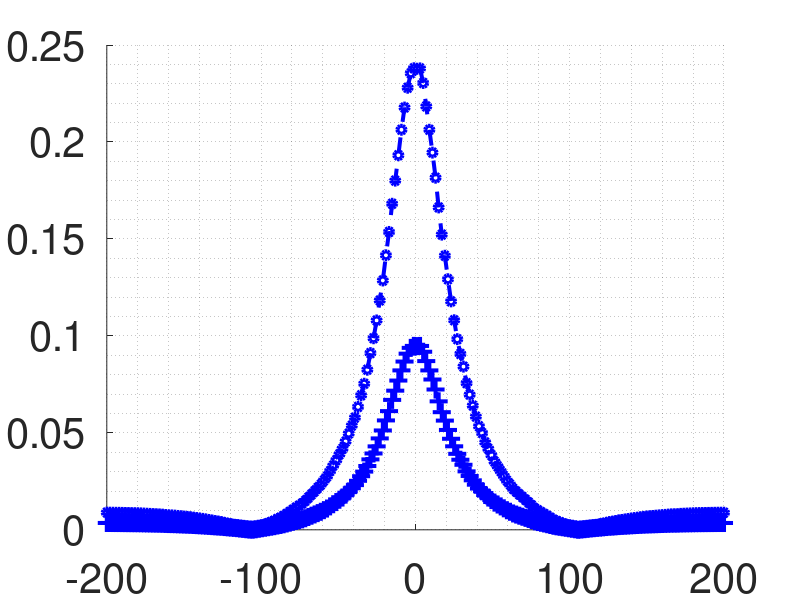

The MATLAB script that drew this image: (Note: this script raises an error after producing the figure.)
%кривые установки димы 
% x                      y                        z по убыван макс графиков  16А 100мю; 8А: мю=300,170,100   
%по очередности данных  8А: мю=300,170,100; 16А 100мю;
pkg load io
 left=9;
bottom=49;
width=1350;
height=636;
hf=figure('position', [left bottom width height])
 grid minor  on
hold on
set(gca,'fontsize',30)



Bm1=[2.9802323E-9             0.0022967157             
0.0020100444             0.0022895527             
0.004020092              0.002282391              
0.006030154              0.002275231              
0.008040202              0.0022716403             
0.010050249              0.002261552              
0.012060297              0.0022514649             
0.014070344              0.002241379              
0.01608039               0.0022312945             
0.018090453              0.0022212109             
0.0201005                0.0022143887             
0.022110548              0.0021956372             
0.024120595              0.002174025              
0.026130645              0.002152416              
0.028140707              0.0021308102             
0.030150753              0.0021048083             
0.0321608                0.0020843486             
0.034170847              0.0020639002             
0.036180895              0.0020336958             
0.038190957              0.001983447              
0.040201005              0.0019456007             
0.042211052              0.0019316198             
0.0442211                0.0019045146             
0.04623116               0.0018635485             
0.04824121               0.0018225831             
0.050251257              0.0017816181             
0.052261304              0.0017406534             
0.05427135               0.0016996891             
0.0562814                0.0016401149             
0.05829146               0.0015871002             
0.06030151               0.0015340925             
0.062311556              0.0014797213             
0.06432161               0.0014079915             
0.06633167               0.0013362977             
0.06834171               0.0012646472             
0.070351765              0.0011930472             
0.072361805              0.0011269157             
0.07437186               0.0010598969             
0.07638191               9.551017E-4              
0.07839196               8.617618E-4              
0.08040201               7.7473104E-4             
0.08241206               6.832812E-4              
0.084422104              5.918483E-4              
0.08643215               4.5869665E-4             
0.088442214              3.4688614E-4             
0.09045226               2.3302244E-4             
0.092462316              1.1981812E-4             
0.09447236               2.2384938E-5             
0.09648242               1.3067051E-4             
0.09849246               3.036152E-4              
0.10050251               4.7657103E-4             
0.10251255               6.4850034E-4             
0.10452261               8.2144083E-4             
0.10653267               9.945248E-4              
0.10854272               0.0011676865             
0.11055276               0.0013855351             
0.11256281               0.0015744109             
0.11457286               0.0017948223             
0.11658292               0.0020645207             
0.11859296               0.0023397384             
0.12060301               0.0026269                
0.122613065              0.0029140632             
0.12462312               0.003167883              
0.12663317               0.0034528489             
0.12864321               0.003815885              
0.13065326               0.0042437385             
0.13266332               0.004672049              
0.13467337               0.005095046              
0.13668342               0.005541532              
0.13869347               0.005988289              
0.14070353               0.006538908              
0.14271358               0.007086555              
0.14472362               0.007817717              
0.14673367               0.008548942              
0.14874372               0.009284055              
0.15075378               0.01007502               
0.15276383               0.010829608              
0.15477388               0.011814173              
0.15678392               0.012892874              
0.15879397               0.013972131              
0.16080402               0.015051824              
0.16281407               0.016517403              
0.16482411               0.018091103              
0.16683418               0.01966672               
0.16884422               0.021582361              
0.17085427               0.023857957              
0.17286432               0.02589057               
0.17487438               0.028324269              
0.17688443               0.031067109              
0.17889448               0.033810686              
0.18090452               0.037278768              
0.18291457               0.04049266               
0.18492463               0.044375416              
0.18693466               0.04757228               
0.18894473               0.051075846              
0.19095477               0.054599028              
0.19296484               0.0576716                
0.19497488               0.06041628               
0.19698493               0.06242818               
0.19899498               0.063114606              
0.20100503               0.063042425              
0.20301507               0.06309684               
0.20502512               0.06107387               
0.20703518               0.057830784              
0.20904522               0.054597393              
0.21105528               0.051438607              
0.21306534               0.04797566               
0.21507537               0.043873377              
0.21708544               0.040122356              
0.21909547               0.03721503               
0.22110553               0.033984367              
0.2231156                0.03094426               
0.22512563               0.028353333              
0.22713569               0.025762435              
0.22914572               0.023739384              
0.23115578               0.022010231              
0.23316585               0.019750556              
0.23517588               0.018179322              
0.23718594               0.016684398              
0.23919599               0.015190202              
0.24120604               0.013875405              
0.24321608               0.012958567              
0.24522613               0.011689238              
0.24723618               0.010825687              
0.24924624               0.009962205              
0.2512563                0.009098823              
0.25326633               0.0084592365             
0.25527638               0.0078113712             
0.25728643               0.0071635237             
0.2592965                0.0065156906             
0.26130652               0.0059991064             
0.2633166                0.0054281694             
0.26532665               0.005051534              
0.2673367                0.004674966              
0.26934674               0.0043219305             
0.2713568                0.003954063              
0.27336684               0.003583533              
0.2753769                0.003203503              
0.27738693               0.0027816223             
0.27939698               0.0025421819             
0.28140706               0.0023032387             
0.28341708               0.0020649778             
0.28542715               0.0018202809             
0.28743717               0.0015617644             
0.28944725               0.0013032942             
0.2914573                0.0011191377             
0.29346734               9.639656E-4              
0.2954774                8.0333214E-4             
0.29748744               6.379977E-4              
0.2994975                4.7154984E-4             
0.30150756               3.05105E-4               
0.30351758               1.3869026E-4             
0.30552766               2.8154174E-5             
0.3075377                1.5092657E-4             
0.30954775               2.563865E-4              
0.3115578                3.6186498E-4             
0.31356785               4.9020065E-4             
0.3155779                5.840945E-4              
0.31758794               6.78083E-4               
0.319598                 7.7213167E-4             
0.32160804               8.662208E-4              
0.3236181                9.638721E-4              
0.32562813               0.0010629457             
0.3276382                0.0011170561             
0.32964823               0.0011935184             
0.3316583                0.0012803173             
0.33366835               0.001339591              
0.3356784                0.0013985885             
0.33768845               0.0014576201             
0.3396985                0.0015276994             
0.34170854               0.0015819558             
0.34371862               0.001636213              
0.34572864               0.0016904686             
0.3477387                0.001744726              
0.34974876               0.0017916919             
0.3517588                0.0018269464             
0.35376886               0.001862201              
0.3557789                0.0018974557             
0.35778895               0.0019327104             
0.359799                 0.0019679652             
0.36180905               0.0020032201             
0.3638191                0.002038475              
0.36582914               0.0020700882             
0.3678392                0.0020848762             
0.36984926               0.0020912713             
0.37185928               0.002136463              
0.37386936               0.0021541289             
0.3758794                0.0021730396             
0.37788945               0.0021901557             
0.3798995                0.0022072727             
0.38190955               0.002224391              
0.3839196                0.0022369504             
0.38592967               0.002244646              
0.3879397                0.0022523426             
0.38994977               0.0022600414             
0.39195982               0.0022677416             
0.39396986               0.0022754434             
0.3959799                0.0022831466             
0.39798996               0.002286173              
0.4                      0.0022846425             
];


% x                      y                        z                        
Bm2=[2.9802323E-9             0.0020584704             
0.0020100444             0.0020519833             
0.004020092              0.0020454973             
0.006030154              0.002039013              
0.008040202              0.0020357613             
0.010050249              0.0020266261             
0.012060297              0.0020174922             
0.014070344              0.0020083594             
0.01608039               0.0019992278             
0.018090453              0.001990097              
0.0201005                0.0019839203             
0.022110548              0.0019669388             
0.024120595              0.0019473741             
0.026130645              0.0019278124             
0.028140707              0.0019082538             
0.030150753              0.0018847215             
0.0321608                0.001866197              
0.034170847              0.0018476831             
0.036180895              0.001820356              
0.038190957              0.0017749672             
0.040201005              0.0017407187             
0.042211052              0.0017280104             
0.0442211                0.0017034678             
0.04623116               0.0016664205             
0.04824121               0.0016293738             
0.050251257              0.0015923273             
0.052261304              0.0015552811             
0.05427135               0.0015182353             
0.0562814                0.001464404              
0.05829146               0.0014164859             
0.06030151               0.0013685742             
0.062311556              0.001319444              
0.06432161               0.0012546805             
0.06633167               0.0011899497             
0.06834171               0.0011252582             
0.070351765              0.0010606127             
0.072361805              0.0010009067             
0.07437186               9.4037794E-4             
0.07638191               8.459211E-4              
0.07839196               7.6172437E-4             
0.08040201               6.83166E-4               
0.08241206               6.006772E-4              
0.084422104              5.182039E-4              
0.08643215               3.9836232E-4             
0.088442214              2.9750948E-4             
0.09045226               1.9490671E-4             
0.092462316              9.300011E-5              
0.09447236               2.2210294E-5             
0.09648242               1.3275447E-4             
0.09849246               2.8827804E-4             
0.10050251               4.438095E-4              
0.10251255               5.983091E-4              
0.10452261               7.5382035E-4             
0.10653267               9.09455E-4               
0.10854272               0.0010651572             
0.11055276               0.0012607375             
0.11256281               0.0014305338             
0.11457286               0.0016285608             
0.11658292               0.0018704783             
0.11859296               0.0021173886             
0.12060301               0.0023750102             
0.122613065              0.0026326329             
0.12462312               0.002860467              
0.12663317               0.0031160575             
0.12864321               0.0034411554             
0.13065326               0.0038241465             
0.13266332               0.0042075412             
0.13467337               0.0045861267             
0.13668342               0.0049857334             
0.13869347               0.0053855795             
0.14070353               0.005878092              
0.14271358               0.00636768               
0.14472362               0.0070205154             
0.14673367               0.0076734065             
0.14874372               0.008329562              
0.15075378               0.009035656              
0.15276383               0.00970868               
0.15477388               0.010586918              
0.15678392               0.01154835               
0.15879397               0.012510271              
0.16080402               0.013472578              
0.16281407               0.014777153              
0.16482411               0.016177587              
0.16683418               0.01757971               
0.16884422               0.019283108              
0.17085427               0.021304522              
0.17286432               0.023110041              
0.17487438               0.025271956              
0.17688443               0.027706001              
0.17889448               0.030140692              
0.18090452               0.03321458               
0.18291457               0.036062703              
0.18492463               0.03950297               
0.18693466               0.042333484              
0.18894473               0.04543492               
0.19095477               0.048552867              
0.19296484               0.051270425              
0.19497488               0.053697396              
0.19698493               0.05547636               
0.19899498               0.056082956              
0.20100503               0.056019187              
0.20301507               0.05606732               
0.20502512               0.05427984               
0.20703518               0.051411215              
0.20904522               0.048551176              
0.21105528               0.045756724              
0.21306534               0.042690236              
0.21507537               0.039057575              
0.21708544               0.035736036              
0.21909547               0.033158157              
0.22110553               0.030293867              
0.2231156                0.027596986              
0.22512563               0.025297072              
0.22713569               0.02299718               
0.22914572               0.02120007               
0.23115578               0.01966154               
0.23316585               0.017653797              
0.23517588               0.016255803              
0.23718594               0.014925471              
0.23919599               0.013595778              
0.24120604               0.012425096              
0.24321608               0.01160675               
0.24522613               0.010476185              
0.24723618               0.009705652              
0.24924624               0.008935177              
0.2512563                0.008164792              
0.25326633               0.0075933347             
0.25527638               0.0070146373             
0.25728643               0.0064359554             
0.2592965                0.0058572856             
0.26130652               0.0053954413             
0.2633166                0.0048848945             
0.26532665               0.0045475527             
0.2673367                0.00421027               
0.26934674               0.0038940026             
0.2713568                0.0035644036             
0.27336684               0.0032326009             
0.2753769                0.0028918155             
0.27738693               0.0025142313             
0.27939698               0.0022992897             
0.28140706               0.0020847889             
0.28341708               0.0018708908             
0.28542715               0.0016512224             
0.28743717               0.0014192347             
0.28944725               0.0011872879             
0.2914573                0.0010217301             
0.29346734               8.8209397E-4             
0.2954774                7.375761E-4              
0.29748744               5.8886857E-4             
0.2994975                4.3918067E-4             
0.30150756               2.8949475E-4             
0.30351758               1.3983088E-4             
0.30552766               1.059498E-5              
0.3075377                1.2085167E-4             
0.30954775               2.1593168E-4             
0.3115578                3.1102728E-4             
0.31356785               4.2660147E-4             
0.3155779                5.112812E-4              
0.31758794               5.9604854E-4             
0.319598                 6.808708E-4              
0.32160804               7.657297E-4              
0.3236181                8.5377763E-4             
0.32562813               9.431001E-4              
0.3276382                9.920344E-4              
0.32964823               0.001061054              
0.3316583                0.001139355              
0.33366835               0.0011929142             
0.3356784                0.001246214              
0.33768845               0.0012995449             
0.3396985                0.0013628158             
0.34170854               0.0014118502             
0.34371862               0.0014608852             
0.34572864               0.0015099188             
0.3477387                0.0015589539             
0.34974876               0.0016014301             
0.3517588                0.0016333219             
0.35376886               0.0016652136             
0.3557789                0.0016971055             
0.35778895               0.0017289973             
0.359799                 0.0017608893             
0.36180905               0.0017927813             
0.3638191                0.0018246734             
0.36582914               0.0018532894             
0.3678392                0.0018667113             
0.36984926               0.0018724937             
0.37185928               0.0019133689             
0.37386936               0.0019293632             
0.3758794                0.0019464793             
0.37788945               0.0019619768             
0.3798995                0.0019774751             
0.38190955               0.0019929747             
0.3839196                0.002004346              
0.38592967               0.0020113154             
0.3879397                0.0020182861             
0.38994977               0.0020252583             
0.39195982               0.002032232              
0.39396986               0.002039207              
0.3959799                0.0020461835             
0.39798996               0.002048924              
0.4                      0.0020475306             
];

% x                      y                        z                        
Bm3=[2.9802323E-9             0.0017644727             
0.0020100444             0.0017588193             
0.004020092              0.0017531672             
0.006030154              0.0017475163             
0.008040202              0.0017446829             
0.010050249              0.0017367239             
0.012060297              0.001728766              
0.014070344              0.001720809              
0.01608039               0.0017128531             
0.018090453              0.0017048982             
0.0201005                0.0016995182             
0.022110548              0.0016847198             
0.024120595              0.0016676814             
0.026130645              0.0016506456             
0.028140707              0.0016336127             
0.030150753              0.0016131273             
0.0321608                0.0015969906             
0.034170847              0.0015808633             
0.036180895              0.0015570866             
0.038190957              0.0015176963             
0.040201005              0.001487887              
0.042211052              0.0014767473             
0.0442211                0.0014553664             
0.04623116               0.0014231547             
0.04824121               0.0013909435             
0.050251257              0.0013587327             
0.052261304              0.001326522              
0.05427135               0.0012943117             
0.0562814                0.0012475676             
0.05829146               0.001205939              
0.06030151               0.0011643161             
0.062311556              0.0011216542             
0.06432161               0.0010654882             
0.06633167               0.001009351              
0.06834171               9.5324847E-4             
0.070351765              8.9718663E-4             
0.072361805              8.4541074E-4             
0.07437186               7.928919E-4              
0.07638191               7.111963E-4              
0.07839196               6.382849E-4              
0.08040201               5.701832E-4              
0.08241206               4.9875485E-4             
0.084422104              4.273403E-4              
0.08643215               3.2392945E-4             
0.088442214              2.3660116E-4             
0.09045226               1.4789985E-4             
0.092462316              6.002178E-5              
0.09447236               3.4131946E-5             
0.09648242               1.3528722E-4             
0.09849246               2.6930473E-4             
0.10050251               4.033271E-4              
0.10251255               5.3631247E-4             
0.10452261               6.703077E-4              
0.10653267               8.0440234E-4             
0.10854272               9.385522E-4              
0.11055276               0.0011066449             
0.11256281               0.001252888              
0.11457286               0.0014232841             
0.11658292               0.0016309095             
0.11859296               0.0018428784             
0.12060301               0.0020640364             
0.122613065              0.0022851957             
0.12462312               0.0024809528             
0.12663317               0.0027002837             
0.12864321               0.0029785563             
0.13065326               0.003306177              
0.13266332               0.0036341348             
0.13467337               0.0039579095             
0.13668342               0.0042996584             
0.13869347               0.004641605              
0.14070353               0.0050624064             
0.14271358               0.005480345              
0.14472362               0.0060365344             
0.14673367               0.0065927706             
0.14874372               0.007151506              
0.15075378               0.007752883              
0.15276383               0.008325284              
0.15477388               0.009072345              
0.15678392               0.009889118              
0.15879397               0.0107063                
0.16080402               0.011523802              
0.16281407               0.012629815              
0.16482411               0.013816576              
0.16683418               0.015004744              
0.16884422               0.016446438              
0.17085427               0.018154498              
0.17286432               0.019680068              
0.17487438               0.02150693               
0.17688443               0.02356038               
0.17889448               0.025614368              
0.18090452               0.028202537              
0.18291457               0.030599987              
0.18492463               0.03349508               
0.18693466               0.035874307              
0.18894473               0.0384804                
0.19095477               0.041099224              
0.19296484               0.04337958               
0.19497488               0.045415312              
0.19698493               0.046907432              
0.19899498               0.04741574               
0.20100503               0.047362328              
0.20301507               0.04740272               
0.20502512               0.045905188              
0.20703518               0.043497715              
0.20904522               0.04109747               
0.21105528               0.038751725              
0.21306534               0.036173634              
0.21507537               0.0331195                
0.21708544               0.030327033              
0.21909547               0.028155122              
0.22110553               0.025742298              
0.2231156                0.023468414              
0.22512563               0.0215272                
0.22713569               0.019586004              
0.22914572               0.018067429              
0.23115578               0.016763976              
0.23316585               0.01506682               
0.23517588               0.013882465              
0.23718594               0.012755108              
0.23919599               0.011628284              
0.24120604               0.010635345              
0.24321608               0.009938525              
0.24522613               0.008979116              
0.24723618               0.0083233435             
0.24924624               0.00766762               
0.2512563                0.0070119714             
0.25326633               0.006524585              
0.25527638               0.006031237              
0.25728643               0.005537902              
0.2592965                0.0050445767             
0.26130652               0.0046502855             
0.2633166                0.0042142677             
0.26532665               0.0039254245             
0.2673367                0.003636631              
0.26934674               0.0033657465             
0.2713568                0.003083382              
0.27336684               0.002799377              
0.2753769                0.0025070345             
0.27738693               0.0021841226             
0.27939698               0.0019994217             
0.28140706               0.0018150917             
0.28341708               0.0016312674             
0.28542715               0.0014424936             
0.28743717               0.0012432528             
0.28944725               0.001044046              
0.2914573                9.014472E-4              
0.29346734               7.8098907E-4             
0.2954774                6.563655E-4              
0.29748744               5.281819E-4              
0.2994975                3.9918305E-4             
0.30150756               2.7018524E-4             
0.30351758               1.4120222E-4             
0.30552766               1.2569086E-5             
0.3075377                8.377444E-5              
0.30954775               1.6603971E-4             
0.3115578                2.4831842E-4             
0.31356785               3.4813778E-4             
0.3155779                4.214442E-4              
0.31758794               4.948298E-4              
0.319598                 5.68264E-4               
0.32160804               6.4173003E-4             
0.3236181                7.179242E-4              
0.32562813               7.9521065E-4             
0.3276382                8.3775754E-4             
0.32964823               8.9759094E-4             
0.3316583                9.6540287E-4             
0.33366835               0.0010119101             
0.3356784                0.0010581783             
0.33768845               0.0011044736             
0.3396985                0.0011593415             
0.34170854               0.0012019313             
0.34371862               0.0012445217             
0.34572864               0.0012871108             
0.3477387                0.0013297013             
0.34974876               0.0013666375             
0.3517588                0.0013943797             
0.35376886               0.001422122              
0.3557789                0.0014498642             
0.35778895               0.0014776066             
0.359799                 0.0015053491             
0.36180905               0.0015330914             
0.3638191                0.0015608339             
0.36582914               0.0015857524             
0.3678392                0.0015974896             
0.36984926               0.0016025162             
0.37185928               0.0016380644             
0.37386936               0.0016519965             
0.3758794                0.001666898              
0.37788945               0.0016803985             
0.3798995                0.0016938999             
0.38190955               0.0017074022             
0.3839196                0.0017173082             
0.38592967               0.0017233817             
0.3879397                0.0017294562             
0.38994977               0.0017355323             
0.39195982               0.0017416095             
0.39396986               0.001747688              
0.3959799                0.0017537677             
0.39798996               0.0017561559             
0.4                      0.0017549306             
];
% x                      y                        z                        
Bm4=[2.9802323E-9             0.0035289454             
0.0020100444             0.0035176387             
0.004020092              0.0035063345             
0.006030154              0.0034950327             
0.008040202              0.0034893658             
0.010050249              0.0034734479             
0.012060297              0.003457532              
0.014070344              0.003441618              
0.01608039               0.0034257062             
0.018090453              0.0034097964             
0.0201005                0.0033990364             
0.022110548              0.0033694396             
0.024120595              0.0033353628             
0.026130645              0.0033012913             
0.028140707              0.0032672253             
0.030150753              0.0032262546             
0.0321608                0.0031939812             
0.034170847              0.0031617265             
0.036180895              0.0031141732             
0.038190957              0.0030353926             
0.040201005              0.002975774              
0.042211052              0.0029534947             
0.0442211                0.0029107328             
0.04623116               0.0028463094             
0.04824121               0.002781887              
0.050251257              0.0027174654             
0.052261304              0.002653044              
0.05427135               0.0025886234             
0.0562814                0.0024951352             
0.05829146               0.002411878              
0.06030151               0.0023286322             
0.062311556              0.0022433084             
0.06432161               0.0021309764             
0.06633167               0.002018702              
0.06834171               0.0019064969             
0.070351765              0.0017943733             
0.072361805              0.0016908215             
0.07437186               0.0015857838             
0.07638191               0.0014223926             
0.07839196               0.0012765697             
0.08040201               0.0011403664             
0.08241206               9.975097E-4              
0.084422104              8.546806E-4              
0.08643215               6.478589E-4              
0.088442214              4.7320232E-4             
0.09045226               2.957997E-4              
0.092462316              1.2004356E-4             
0.09447236               6.826389E-5              
0.09648242               2.7057444E-4             
0.09849246               5.3860946E-4             
0.10050251               8.066542E-4              
0.10251255               0.0010726249             
0.10452261               0.0013406154             
0.10653267               0.0016088047             
0.10854272               0.0018771044             
0.11055276               0.0022132897             
0.11256281               0.002505776              
0.11457286               0.0028465681             
0.11658292               0.003261819              
0.11859296               0.0036857568             
0.12060301               0.004128073              
0.122613065              0.0045703915             
0.12462312               0.0049619055             
0.12663317               0.0054005673             
0.12864321               0.0059571126             
0.13065326               0.006612354              
0.13266332               0.0072682695             
0.13467337               0.007915819              
0.13668342               0.008599317              
0.13869347               0.00928321               
0.14070353               0.010124813              
0.14271358               0.01096069               
0.14472362               0.012073069              
0.14673367               0.013185541              
0.14874372               0.014303012              
0.15075378               0.015505766              
0.15276383               0.016650569              
0.15477388               0.01814469               
0.15678392               0.019778237              
0.15879397               0.0214126                
0.16080402               0.023047604              
0.16281407               0.02525963               
0.16482411               0.027633153              
0.16683418               0.030009488              
0.16884422               0.032892875              
0.17085427               0.036308996              
0.17286432               0.039360136              
0.17487438               0.04301386               
0.17688443               0.04712076               
0.17889448               0.051228736              
0.18090452               0.056405075              
0.18291457               0.061199974              
0.18492463               0.06699016               
0.18693466               0.071748614              
0.18894473               0.0769608                
0.19095477               0.08219845               
0.19296484               0.08675916               
0.19497488               0.090830624              
0.19698493               0.093814865              
0.19899498               0.09483148               
0.20100503               0.094724655              
0.20301507               0.09480544               
0.20502512               0.091810375              
0.20703518               0.08699543               
0.20904522               0.08219494               
0.21105528               0.07750345               
0.21306534               0.07234727               
0.21507537               0.066239                 
0.21708544               0.060654067              
0.21909547               0.056310244              
0.22110553               0.051484596              
0.2231156                0.04693683               
0.22512563               0.0430544                
0.22713569               0.03917201               
0.22914572               0.036134858              
0.23115578               0.03352795               
0.23316585               0.03013364               
0.23517588               0.02776493               
0.23718594               0.025510216              
0.23919599               0.023256568              
0.24120604               0.02127069               
0.24321608               0.01987705               
0.24522613               0.017958231              
0.24723618               0.016646687              
0.24924624               0.01533524               
0.2512563                0.014023943              
0.25326633               0.01304917               
0.25527638               0.012062474              
0.25728643               0.011075804              
0.2592965                0.010089153              
0.26130652               0.009300571              
0.2633166                0.008428535              
0.26532665               0.007850849              
0.2673367                0.007273262              
0.26934674               0.006731493              
0.2713568                0.006166764              
0.27336684               0.005598754              
0.2753769                0.005014069              
0.27738693               0.004368245              
0.27939698               0.0039988435             
0.28140706               0.0036301834             
0.28341708               0.0032625347             
0.28542715               0.0028849873             
0.28743717               0.0024865055             
0.28944725               0.002088092              
0.2914573                0.0018028944             
0.29346734               0.0015619781             
0.2954774                0.001312731              
0.29748744               0.0010563638             
0.2994975                7.983661E-4              
0.30150756               5.4037047E-4             
0.30351758               2.8240448E-4             
0.30552766               2.5138173E-5             
0.3075377                1.6754887E-4             
0.30954775               3.3207942E-4             
0.3115578                4.9663684E-4             
0.31356785               6.9627556E-4             
0.3155779                8.428884E-4              
0.31758794               9.896596E-4              
0.319598                 0.001136528              
0.32160804               0.0012834601             
0.3236181                0.0014358484             
0.32562813               0.0015904213             
0.3276382                0.0016755151             
0.32964823               0.0017951819             
0.3316583                0.0019308057             
0.33366835               0.0020238203             
0.3356784                0.0021163565             
0.33768845               0.0022089472             
0.3396985                0.002318683              
0.34170854               0.0024038625             
0.34371862               0.0024890434             
0.34572864               0.0025742217             
0.3477387                0.0026594026             
0.34974876               0.002733275              
0.3517588                0.0027887593             
0.35376886               0.002844244              
0.3557789                0.0028997285             
0.35778895               0.0029552132             
0.359799                 0.0030106981             
0.36180905               0.0030661828             
0.3638191                0.0031216678             
0.36582914               0.0031715047             
0.3678392                0.0031949792             
0.36984926               0.0032050323             
0.37185928               0.0032761288             
0.37386936               0.003303993              
0.3758794                0.003333796              
0.37788945               0.003360797              
0.3798995                0.0033877997             
0.38190955               0.0034148043             
0.3839196                0.0034346164             
0.38592967               0.0034467634             
0.3879397                0.0034589125             
0.38994977               0.0034710646             
0.39195982               0.003483219              
0.39396986               0.003495376              
0.3959799                0.0035075354             
0.39798996               0.0035123117             
0.4                      0.0035098612             
];

bexp4=[
0	112
1	112
2	111
3	111
4	109
5	108
6	106
7	104
8	102
9	99
10	96
11	93
12	90
13	87
14	84
15	81
16	78
17	75
18	72
19	69
20	67
21	64
22	61
23	59
24	57
25	54
26	52
27	50
28	48
29	46
30	44
];

% plot(Bm1(:,1)*1000-200,Bm1(:,2)*1,'o--r','LineWidth',2.9)
% plot(Bm2(:,1)*1000-200,Bm2(:,2)*1,'.--k','LineWidth',2.9)
% plot(Bm3(:,1)*1000-200,Bm3(:,2)*3.7118,'.--g','LineWidth',2.9)
plot(Bm4(:,1)*1000-200,Bm4(:,2)*2.5097,'o--b','LineWidth',2.9)

plot(Bm4(:,1)*1000-200,Bm4(:,2)*1,'+-.b','LineWidth',2.9,'MarkerSize',13)

max(bexp16)(2)/1000/max(Bm1)(2)

% plot(bexp4(:,1),bexp4(:,2)/1000,'o-k','LineWidth',2.9)

% bexp8=xlsread('potok magnet.xlsx',5,'d3:e33');

% plot(bexp8(:,1),bexp8(:,2)/1000,'o-b','LineWidth',2.9)
%
% 
  bexp16=xlsread('potok magnet.xlsx',5,'g3:h33');
%
 plot(bexp16(:,1),bexp16(:,2)/1000,'x-k','LineWidth',2.9)
%%
% 
%  bexp30=xlsread('potok magnet.xlsx',5,'j3:k33');
%
% plot(bexp30(:,1),bexp30(:,2)/1000,'o-r','LineWidth',2.9)
xlim([0 30]);
ylabel('B, T','fontsize',30)
xlabel(' x, mm','fontsize',30);

%_____________ шоаики градиентов
bm=Bm4;
bexp=bexp16;
kpopr=2.5097;
p1=polyfit(bm(101:115,1)-0.2,bm(101:115,2),4);
 %plot(by(101:115,1)*1000-200,polyval(p1,by(101:115,1)-0.2)*3.54,'.k--','MarkerSize',9,'LineWidth',1.5)

 
  % exper polinom and derivative
  p2=polyfit(bexp(:,1)/1000,bexp(:,2)/1000,4);
 %plot(bexp(:,1),polyval(p2,bexp(:,1)/1000),'.m--','MarkerSize',9,'LineWidth',1.5)

% polyval(p2,xmin2)-polyval(p1,xmin2)
 
 hf=figure('position', [left bottom width height])
grid minor  on
hold on
set(gca,'fontsize',30)
ylabel('gradB, T/m','fontsize',30)
xlabel(' x, mm','fontsize',30);

 dp1=polyder(p1);
  plot([0.0:0.0005:0.03]*1000,polyval(dp1,[0.0:0.0005:0.03])*kpopr,'.k--','MarkerSize',9,'LineWidth',1.5)

 dp2=polyder(p2);
  plot([0.0:0.0005:0.03]*1000,polyval(dp2,[0.0:0.0005:0.03]),'xm--','MarkerSize',9,'LineWidth',1.5)
 legend('model','experiment',"location", 'northeast');

  
xmin1=fminbnd (inline (polyout(dp1,'x'), "x"),0,bexp(end,1)/1000);
xleft1=fzero(@(x) polyval(dp1,x)-polyval(dp1,xmin1)*0.95,[0,xmin1]);
xright1=fzero(@(x) polyval(dp1,x)-polyval(dp1,xmin1)*0.95,[xmin1,bexp(end,1)/1000]);


  xmin2=fminbnd (inline (polyout(dp2,'x'), "x"),0,bexp(end,1)/1000);
xleft2=fzero(@(x) polyval(dp2,x)-polyval(dp2,xmin2)*0.95,[0,xmin2]);
xright2=fzero(@(x) polyval(dp2,x)-polyval(dp2,xmin2)*0.95,[xmin2,bexp(end,1)/1000]);

rectangle("Position", [xleft1*1000 min(polyval(dp1,xmin1),polyval(dp1,xmin1))*kpopr...
 (xright1-xleft1)*1000,abs(polyval(dp1,xmin1))*0.05*kpopr],"FaceColor", [ 0.5 0.5 0.5])  
  line([xmin1 xmin1]*1000,[polyval(dp1,xmin1)*kpopr, 0],'LineWidth',1.5,'color',[229/255 129/255 111/255]);
  
rectangle("Position", [xleft2*1000 min(polyval(dp2,xmin2),polyval(dp2,xmin2))...
 (xright2-xleft2)*1000,abs(polyval(dp2,xmin2))*0.05],"FaceColor", [ 0.5 0.5 0.5])
 line([xmin2 xmin2]*1000,[polyval(dp2,xmin2), 0],'LineWidth',1.5,'color',[229/255 129/255 111/255]);
 
